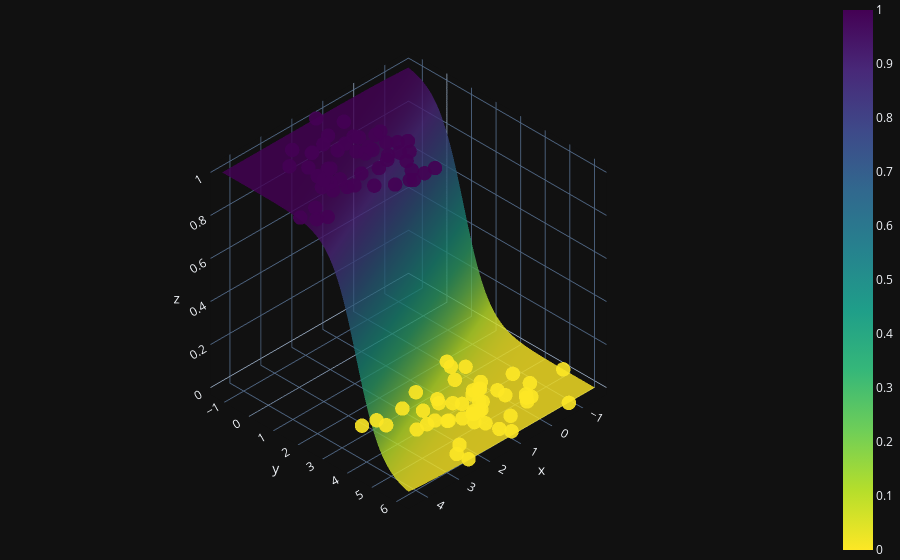

Source (notebook cell):
### Code cell
X0 = np.linspace(X[:,0].min(), X[:,0].max(), 100)
X1 = np.linspace(X[:,1].min(), X[:,1].max(), 100)
xx0, xx1 = np.meshgrid(X0, X1)
Z = W[0]*xx0 + W[1]*xx1 + b
A = 1 / (1 + np.exp(-Z))

fig = (go.Figure(data=[go.Surface(z=A, x=xx0, y=xx1, colorscale='Viridis', opacity=0.8, reversescale=True)]))

fig.add_scatter3d(x=X[:,0].flatten(), y=X[:,1].flatten(), z=y.flatten(), mode='markers', marker=dict(size=5, color=y.flatten(), colorscale='Viridis', opacity=0.9, reversescale=True))

fig.update_layout(template='plotly_dark', margin=dict(l=0, r=0, b=0, t=0), title="Frontière de décision")
fig.layout.scene.camera.projection.type = "orthographic"
fig.show()

### Figure 1 — Plotly figure (JSON) as saved in the notebook; plotly's stock layout.template omitted (floating-point values rounded to 4 significant figures; data arrays with more than 128 entries replaced by an {"elided": "..."} marker saying what was removed)
{"data": [{"colorscale": [[0, "#440154"], [0.1111, "#482878"], [0.2222, "#3e4989"], [0.3333, "#31688e"], [0.4444, "#26828e"], [0.5556, "#1f9e89"], [0.6667, "#35b779"], [0.7778, "#6ece58"], [0.8889, "#b5de2b"], [1, "#fde725"]], "opacity": 0.8, "reversescale": true, "type": "surface", "x": {"elided": "100x100 float values"}, "y": {"elided": "100x100 float values"}, "z": {"elided": "100x100 float values"}}, {"marker": {"color": [1, 1, 0, 0, 1, 0, 0, 1, 0, 1, 0, 1, 0, 0, 1, 1, 1, 0, 1, 1, 0, 0, 1, 0, 1, 0, 1, 0, 0, 1, 1, 0, 1, 1, 1, 0, 1, 1, 0, 1, 0, 0, 0, 0, 1, 1, 1, 1, 0, 0, 1, 1, 0, 0, 0, 0, 0, 1, 1, 1, 1, 0, 0, 1, 0, 1, 0, 0, 1, 0, 0, 1, 1, 0, 0, 0, 1, 1, 0, 0, 1, 0, 0, 0, 0, 0, 1, 0, 1, 1, 1, 1, 1, 1, 0, 0, 1, 1, 0, 1], "colorscale": [[0, "#440154"], [0.1111, "#482878"], [0.2222, "#3e4989"], [0.3333, "#31688e"], [0.4444, "#26828e"], [0.5556, "#1f9e89"], [0.6667, "#35b779"], [0.7778, "#6ece58"], [0.8889, "#b5de2b"], [1, "#fde725"]], "opacity": 0.9, "reversescale": true, "size": 5}, "mode": "markers", "type": "scatter3d", "x": [4.219, 0.9078, -0.2765, 0.08848, 3.243, 1.442, 1.022, 3.978, 0.5889, 1.252, 0.6284, 1.686, 1.185, 0.06897, 1.787, 4.438, 3.182, 0.3038, 0.7394, 1.285, 1.131, 0.6647, 1.316, -0.1889, 2.579, 0.8731, 1.311, 0.9868, 1.42, 2.354, 2.432, 1.043, 0.9509, 2.451, 1.62, 2.155, 1.381, 1.987, 2.116, 0.564, -0.07228, 2.509, -0.73, 1.379, 0.8821, 2.222, 2.016, 1.701, -0.6539, 0.5731, 1.957, 0.7624, 2.465, 1.333, 3.246, 1.103, 2.859, 1.6, 2.976, 2.68, 1.419, 1.926, -0.09448, 2.728, 1.12, 1.557, 0.1055, 2.844, 3.155, 1.841, 1.289, 1.642, 3.923, 1.705, 0.1631, 0.3419, 1.021, 2.669, 0.4666, 0.9481, 1.194, 1.154, -0.2942, 1.737, 0.4655, 0.0808, 3.003, 2.207, 1.361, 2.632, 2.827, 2.912, 1.142, 1.055, 2.47, -1.577, 1.412, 3.005, -0.6376, 0.8298], "y": [2.234, 0.4598, 5.081, 2.323, 1.215, 2.768, 4.117, 2.378, 4.001, 0.2081, 4.46, 0.6583, 5.28, 4.356, 1.7, 1.842, -0.1823, 3.944, 0.4361, 1.437, 4.682, 4.36, 2.441, 5.205, 0.7261, 4.714, 0.07123, 6.09, 4.637, 2.224, -0.2017, 4.606, 0.9498, -0.1954, 2.747, 4.124, 0.9295, 2.611, 3.069, 1.337, 2.884, 5.773, 6.255, 3.619, 2.841, 1.533, -0.2704, -0.4773, 4.767, 5.526, 0.2342, 1.165, 6.2, 5.01, 2.849, 4.706, 2.956, 0.9151, 1.216, -0.7044, 1.574, 4.152, 5.358, 1.305, 5.758, 2.827, 3.725, 3.327, 1.553, 3.562, 3.45, 0.1502, 1.804, 4.433, 2.578, 3.941, 1.579, 1.82, 3.866, 4.732, 2.808, 3.902, 5.273, 4.425, 3.123, 4.691, 0.7427, 5.506, 0.748, 0.6894, 1.721, 0.2466, 2.015, -0.6471, 4.099, 4.957, -1.326, 0.9852, 4.091, 1.742], "z": [1, 1, 0, 0, 1, 0, 0, 1, 0, 1, 0, 1, 0, 0, 1, 1, 1, 0, 1, 1, 0, 0, 1, 0, 1, 0, 1, 0, 0, 1, 1, 0, 1, 1, 1, 0, 1, 1, 0, 1, 0, 0, 0, 0, 1, 1, 1, 1, 0, 0, 1, 1, 0, 0, 0, 0, 0, 1, 1, 1, 1, 0, 0, 1, 0, 1, 0, 0, 1, 0, 0, 1, 1, 0, 0, 0, 1, 1, 0, 0, 1, 0, 0, 0, 0, 0, 1, 0, 1, 1, 1, 1, 1, 1, 0, 0, 1, 1, 0, 1]}], "layout": {"margin": {"b": 0, "l": 0, "r": 0, "t": 0}, "scene": {"camera": {"projection": {"type": "orthographic"}}}, "title": {"text": "Frontière de décision"}}}
